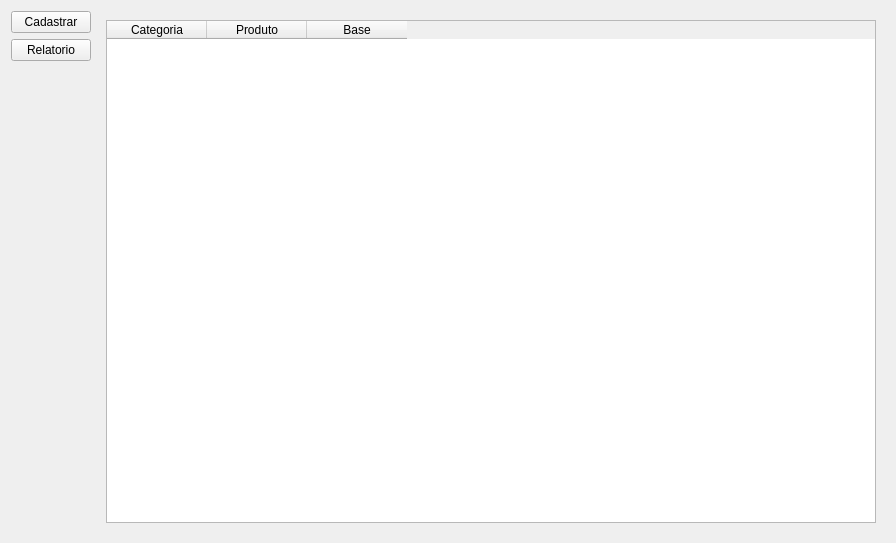
<?xml version="1.0" encoding="UTF-8"?>
<ui version="4.0">
 <class>Relatorio</class>
 <widget class="QWidget" name="Relatorio">
  <property name="geometry">
   <rect>
    <x>0</x>
    <y>0</y>
    <width>896</width>
    <height>543</height>
   </rect>
  </property>
  <property name="windowTitle">
   <string>Form</string>
  </property>
  <layout class="QGridLayout" name="gridLayout_2">
   <item row="0" column="0">
    <layout class="QVBoxLayout" name="verticalLayout">
     <item>
      <widget class="QPushButton" name="pbCadastrar">
       <property name="text">
        <string>Cadastrar</string>
       </property>
      </widget>
     </item>
     <item>
      <widget class="QPushButton" name="pbRelatorio">
       <property name="text">
        <string>Relatorio</string>
       </property>
      </widget>
     </item>
     <item>
      <spacer name="verticalSpacer">
       <property name="orientation">
        <enum>Qt::Vertical</enum>
       </property>
       <property name="sizeHint" stdset="0">
        <size>
         <width>20</width>
         <height>40</height>
        </size>
       </property>
      </spacer>
     </item>
    </layout>
   </item>
   <item row="0" column="1">
    <widget class="QStackedWidget" name="stackedWidget">
     <property name="currentIndex">
      <number>0</number>
     </property>
     <widget class="QWidget" name="page">
      <layout class="QGridLayout" name="gridLayout">
       <item row="0" column="0">
        <widget class="QTableWidget" name="tableWidget">
         <column>
          <property name="text">
           <string>Categoria</string>
          </property>
         </column>
         <column>
          <property name="text">
           <string>Produto</string>
          </property>
         </column>
         <column>
          <property name="text">
           <string>Base</string>
          </property>
         </column>
        </widget>
       </item>
      </layout>
     </widget>
    </widget>
   </item>
  </layout>
 </widget>
 <resources/>
 <connections/>
</ui>
